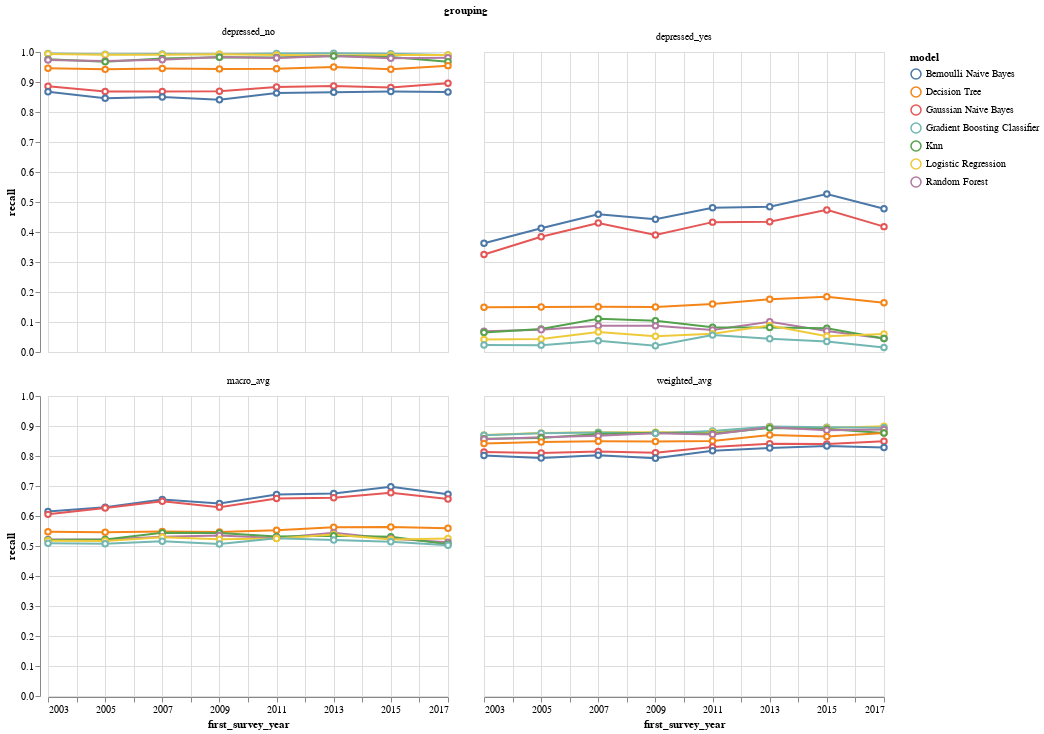

Notebook cell for this chart:
### Code cell
alt.Chart(model_performance).mark_line(
    point={
      "filled": False,
      "fill": "white"
    }
).encode(
    x='first_survey_year:T',
    y='recall:Q',
    color='model:N',
).facet(
    facet='grouping:N',
    columns=2
)

### Figure 1 — Vega-Lite specification as saved in the notebook (floating-point values rounded to 4 significant figures; data arrays with more than 128 entries replaced by an {"elided": "..."} marker saying what was removed)
{"config": {"view": {"continuousWidth": 400, "continuousHeight": 300}}, "data": {"name": "data-b8a4612ecf65b5a4d88f868dd777a994"}, "facet": {"field": "grouping", "type": "nominal"}, "spec": {"mark": {"type": "line", "point": {"filled": false, "fill": "white"}}, "encoding": {"color": {"field": "model", "type": "nominal"}, "x": {"field": "first_survey_year", "type": "temporal"}, "y": {"field": "recall", "type": "quantitative"}}}, "columns": 2, "$schema": "https://vega.github.io/schema/vega-lite/v4.17.0.json", "datasets": {"data-b8a4612ecf65b5a4d88f868dd777a994": {"elided": "224 records"}}}
